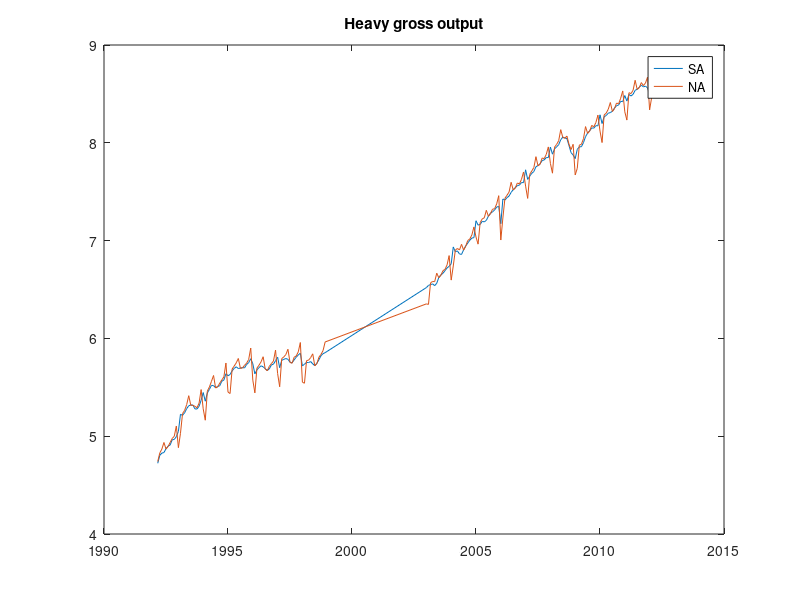
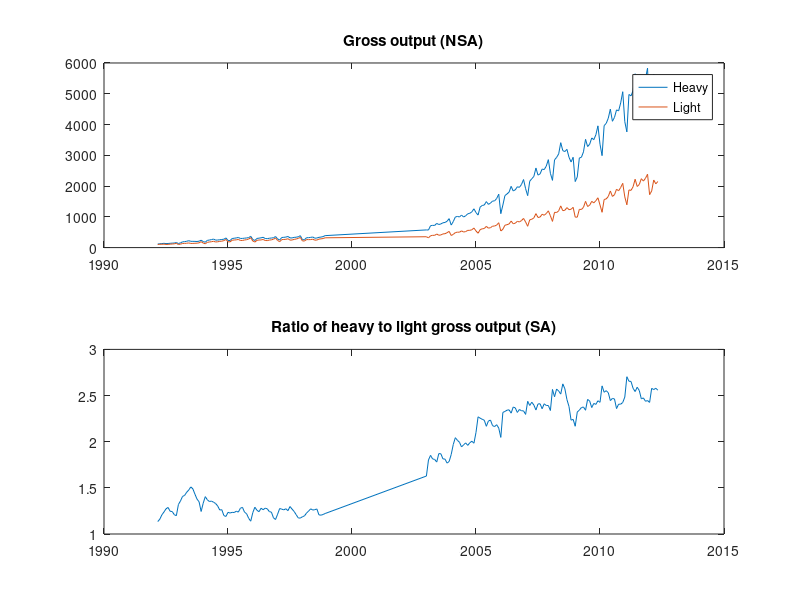

Reproduce these figures in MATLAB, in order.
if (1)  
  close all
  clear all
  clc
end
q_m = 12;  %Monthly data.
%******* Copied and pasted from DataRaw_InustryHeavyLight_kc.xlsx.
% 工业总产值:重工业	工业总产值:轻工业
% 国家/地区	中国	中国
% 频率	月, 月	月, 月
% 单位	十亿人民币	十亿人民币
% 数据来源	国家统计局	国家统计局
% 状况	继续	继续
% 代码	3639901 (CBEJ)	3639801 (CBEI)
% 函数说明		
% 开始日期	 3/1992	 3/1992
% 最后日期	 5/2012	 5/2012
% 最新更新时间	1/30/14	1/30/14
dataraw_grossoutput = [
   114.560	100.970
   125.080	107.800
   130.130	107.770
   139.190	112.440
   130.230	102.330
   133.540	103.710
   139.280	111.790
   144.960	116.580
   148.290	122.550
   164.760	137.550
   132.000	100.050
   152.910	112.590
   187.070	132.940
   193.170	136.230
   204.930	141.110
   224.580	152.110
   203.620	134.830
   203.470	136.650
   201.490	140.770
   198.560	144.060
   208.000	154.180
   239.080	192.170
   196.310	147.180
   174.777	124.404
   235.208	171.592
   245.618	181.671
   260.105	191.782
   276.112	205.319
   242.903	182.614
   245.938	188.627
   255.340	202.671
   263.789	208.791
   272.141	226.858
   313.686	263.603
   233.120	188.800
   229.620	187.140
   294.970	238.880
   304.140	246.730
   314.400	252.060
   328.600	265.570
   297.030	232.150
   298.200	231.410
   306.340	247.790
   313.100	256.690
   325.250	277.950
   365.550	321.000
   263.470	213.900
   231.130	179.120
   297.910	236.970
   306.670	246.960
   317.600	248.340
   334.470	264.850
   295.200	230.610
   289.720	227.630
   303.450	244.180
   311.600	251.920
   320.150	272.360
   358.030	309.450
   281.844	232.112
   246.071	192.829
   328.339	258.733
   333.778	264.546
   342.148	268.616
   361.062	288.237
   315.627	243.203
   312.934	246.496
   332.793	267.504
   336.934	278.747
   351.625	299.523
   386.803	329.949
   257.840	217.262
   255.079	213.245
   321.471	261.966
   322.973	258.732
   331.700	260.645
   344.548	273.546
   304.692	241.154
   311.624	245.091
   333.070	275.873
   342.497	284.470
   356.399	294.249
   388.942	318.287
   574.250	352.750
   571.080	316.940
   711.830	384.390
   722.150	398.240
   720.600	398.600
   786.000	441.730
   750.030	400.830
   769.410	411.650
   806.120	444.380
   816.960	451.050
   855.880	484.050
   940.870	526.950
   732.240	393.420
   846.280	429.600
   995.350	487.080
   1011.830	502.100
   996.500	499.750
   1055.610	543.220
   994.940	505.980
   1034.330	520.540
   1097.640	560.010
   1115.320	560.920
   1162.480	579.690
   1260.980	635.710
   1137.205	541.247
   1057.562	465.969
   1317.165	584.122
   1368.687	610.258
   1383.838	619.743
   1494.966	689.929
   1405.099	631.746
   1445.230	646.819
   1511.267	695.065
   1519.209	702.084
   1595.902	730.718
   1736.171	808.399
   1103.008	538.927
   1382.233	596.440
   1691.225	726.512
   1743.439	744.640
   1802.191	768.381
   1990.862	862.170
   1841.177	775.006
   1877.234	793.285
   1976.730	853.178
   1958.117	833.599
   2050.520	878.118
   2212.075	947.633
   1914.372	833.947
   1688.354	692.699
   2158.470	902.173
   2237.126	921.402
   2315.042	965.954
   2586.977	1103.891
   2355.178	977.820
   2395.987	993.859
   2552.343	1082.869
   2535.284	1051.614
   2647.702	1106.739
   2858.283	1194.919
   2414.164	1032.608
   2185.007	851.445
   2852.034	1146.845
   2930.868	1139.987
   3045.506	1194.835
   3410.031	1355.457
   3150.026	1199.321
   3122.254	1213.481
   3193.142	1299.919
   2935.081	1232.664
   2782.445	1245.848
   2935.282	1309.029
   2146.236	990.245
   2296.207	989.073
   2912.499	1243.686
   2934.933	1238.583
   3111.356	1309.518
   3518.500	1503.199
   3283.449	1335.750
   3360.491	1376.822
   3563.355	1503.615
   3507.536	1452.612
   3666.591	1525.207
   3956.880	1619.133
   3359.540	1384.640
   2988.430	1147.340
   3962.690	1562.830
   4037.500	1581.600
   4204.260	1661.060
   4500.560	1840.560
   4105.450	1662.900
   4230.480	1717.270
   4475.540	1897.340
   4442.130	1845.920
   4702.310	1954.100
   5065.940	2089.280
   4091.430	1647.320
   3760.800	1390.930
   4976.120	1874.310
   4930.640	1858.580
   5098.510	1977.320
   5649.970	2221.550
   5142.420	1985.340
   5239.320	2050.680
   5517.920	2239.450
   5348.880	2161.840
   5492.650	2252.940
   5832.470	2384.830
   4173.730	1720.550
   4744.960	1840.400
   5636.090	2197.590
   5342.400	2071.430
   5496.140	2148.570
];		
logY = log(dataraw_grossoutput);
		
mdates_nobreak = [(1992+2/12):(1/12):(2012+4/12)]';
mdates = [(1992+2/12):(1/12):(1998+11/12), (2003):(1/12):(2012+4/12)]';
nobs = size(dataraw_grossoutput,1);
if (length(mdates)~=nobs)
   error('Checking the length of mdates to match the data');
end   
%loc_breakdate = 83;  %Mannually counting by printing out [[1:length(mdates)]', mdates]
loc_breakdate = find(mdates==(2003));

if (1)
   figure;
   subplot(2,1,1);
   plot(mdates, dataraw_grossoutput);
   legend('Heavy','Light');
   title('Gross output (NSA)');
   subplot(2,1,2);
   plot(mdates, dataraw_grossoutput(:,1)./dataraw_grossoutput(:,2));
   title('Ratio of heavy to light gross output (SA)');
end

%=================================================
%========== Seasonally adjusted series ===========
%=================================================
%---$$## Setup 
Tm1 = find(mdates_nobreak==(1998+11/12)); 
Tm2 = find(mdates_nobreak==(2003)); 
Tm = length(mdates_nobreak);  
timetrend = [1:Tm1, Tm2:Tm]';
constterm = ones(nobs,1);
nyears_max = ceil(nobs/q_m);
SeasDumMat = kron(ones(nyears_max,1),eye(q_m));
SeasDumMat = SeasDumMat(3:(size(SeasDumMat,1)-7),:); %$$##
SeasDumMatTrunc = SeasDumMat(:,1:(q_m-1));
%--- Seasonally adjusting
Xright = [constterm timetrend SeasDumMatTrunc];
yleft = logY(:,1);
BetaOLS = regress(yleft,Xright);
BetaSeas = [BetaOLS(3:end) ; 0] - sum(BetaOLS(3:end))/q_m;
yleftSA = yleft - SeasDumMat*BetaSeas;
logheavy = yleftSA;

if (1)
   figure;
   %subplot(3,1,1);
   plot(mdates, [logheavy, logY(:,1)]);
   legend('SA','NA');
   title('Heavy gross output');
   print -dpdf  outfig_try.pdf
end



return;		
		
		
		
		
		


%1.  Industry identifier
%2.  capital/labor ratio 1 (TotalAssets/Employment)
%3.  capital/labor ratio 2 (Equity/Employment)
%4.  capital/labor ratio 3 (NetValueFixedInvest/Employment) (%)
%5.  rank by K/L1		
%6.  rank by K/L2		
%7.  rank by K/L3		
%8.  Gross Output Value		
%9.  Value added of industry				
%10. SOE share in industries (net value of fixed investment)
%11. SOE share in industries (revenue)		
%12. SOE share in industries (profit)		
%13. SOE share in industries (labor)		









SOE_KLraw = [
  1    17.33007033	6.893016306	741.46 	30	30	23	1235.97453	565.01581	0.947959398	0.81721203	1.411846384
  2    72.09425529	47.20231366	4824.99 	4	2	2	2084.89169	1438.4502	0.997446862	0.997967322	0.997952097
  3    20.07387141	9.844049248	591.35 	27	20	30	147.12705	53.04464	0.751208828	0.415870842	0.009891801
  4    17.92103935	8.050454087	661.96 	28	28	24	361.51971	126.04519	0.808483499	0.469271546	0.223938203
  5    17.43425682	7.495382586	759.15 	29	29	22	341.65889	118.35686	0.794232777	0.337765134	-0.275062937
  7    25.37418138	9.432860062	837.11 	19	22	19	3516.99677	761.86315	0.596331561	0.426426952	-3.698977037
  8    24.66997008	10.43633134	863.29 	21	18	18	1262.19227	344.55149	0.415821157	0.325503897	0.328278207
  9    37.97237817	16.96137435	1351.28 	14	11	11	1658.70477	585.77517	0.565755246	0.567440185	0.768017078
  10    149.4595935	93.2761527	3068.17 	1	1	4	1390.77071	892.05255	0.966291213	0.978521693	0.990478215
  11    16.71606056	6.172817628	607.40 	31	32	29	4529.81729	1117.11516	0.500936631	0.357366575	-0.558177111
  12    8.650783738	3.763005058	231.30 	36	35	35	2038.58728	505.97118	0.139434972	0.07320159	0.028048397
  13    9.179769104	3.69362287	225.73 	34	36	36	1197.92772	283.61168	0.184468104	0.054073021	-0.080787831
  14    15.06174957	6.562464265	609.23 	32	31	28	560.58243	132.89323	0.461585962	0.168966553	-0.274217325
  15    14.57510892	6.172191703	441.54 	33	33	33	318.3753	77.95628	0.187224242	0.081067078	-0.012554026
  16    31.58527493	12.19012116	1334.82 	15	15	12	1327.72741	355.55774	0.449741551	0.301538862	0.140505492
  17    24.84244581	11.6146878	960.47 	20	16	16	578.7574	197.93752	0.574828912	0.418162806	0.366716705
  18    9.095212709	4.117496535	249.08 	35	34	34	555.73983	140.20489	0.15455518	0.088404435	0.086466693
  19    76.1157341	35.17551411	3627.39 	3	4	3	2705.57905	590.24197	0.92438648	0.895409488	0.592679248
  20    38.3913071	16.68326681	1497.63 	13	12	10	4924.77764	1216.88385	0.761970918	0.53449717	-0.004926985
  21    40.48628808	19.09602565	1158.68 	12	9	13	1497.21998	514.86433	0.631791697	0.588858564	0.537390235
  22    51.26790794	20.73752263	2274.11 	8	8	7	975.27636	252.54643	0.71352037	0.574032105	0.508509873
  23    24.63901761	9.342137782	828.17 	22	23	20	780.30075	202.60647	0.501579259	0.360876949	-0.649934562
  24    22.80571616	9.970696452	770.66 	23	19	21	1623.40996	387.79628	0.246189592	0.135217958	0.077473461
  25    21.50376974	8.478818242	883.67 	25	26	17	3394.63641	1004.60314	0.502555253	0.350541976	-0.196888824
  26    56.6128008	23.07781476	2077.45 	6	7	8	4097.35531	1081.15324	0.903741601	0.76233889	0.491166489
  27    43.33872642	15.17087731	1568.35 	10	14	9	1793.14165	405.04222	0.755538778	0.538027088	0.288486723
  28    20.9489013	8.210762566	569.11 	26	27	31	2215.09088	540.7183	0.261021592	0.148325138	0.00078098
  29    26.0621676	9.267155273	617.69 	17	24	27	2693.90487	743.61468	0.625071944	0.445597372	0.03699365
  30    25.91713288	9.075742361	657.30 	18	25	25	1980.70927	515.72838	0.699308558	0.474709041	-0.246846653
  31    41.95358495	16.59857091	1013.57 	11	13	15	4659.31103	1193.14189	0.804611975	0.696739253	0.61394005
  32    29.608601	11.52061493	644.42 	16	17	26	4021.55093	1002.57376	0.390513519	0.233005259	0.127171093
  33    45.28290342	17.37621476	1049.99 	9	10	14	5830.96054	1347.95264	0.465749614	0.424228627	0.392013891
  34    22.8051832	9.544235925	519.07 	24	21	32	705.7281	180.46103	0.548974521	0.259847784	-0.092224466
  37    114.0953276	41.05641926	7277.50 	2	3	1	3996.90722	2161.81582	0.875674088	0.903370953	0.86249246
  38    62.2926156	32.83436853	2986.75 	5	5	5	131.27405	36.64043	0.961678754	0.848127874	1.007206484
  39    53.68810497	29.40804474	2889.93 	7	6	6	314.95437	146.31655	0.943485464	0.892891853	0.848391669
];
%1.  Industry identifier
%2.  capital/labor ratio 1 (TotalAssets/Employment)
%3.  capital/labor ratio 2 (Equity/Employment)
%4.  capital/labor ratio 3 (NetValueFixedInvest/Employment) (%)
%5.  rank by K/L1		
%6.  rank by K/L2		
%7.  rank by K/L3		
%8.  Gross Output Value		
%9.  Value added of industry				
%10. SOE share in industries (net value of fixed investment)
%11. SOE share in industries (revenue)		
%12. SOE share in industries (profit)		
%13. SOE share in industries (labor)	
denom = 100;	
nSample = size(SOE_KLraw,1);
valindus = SOE_KLraw(:,9);
KLratio = SOE_KLraw(:,4)/denom;
SOEshare = SOE_KLraw(:,10);

w4industries = valindus ./ sum(valindus); %weights
disp(' ');
disp('Weights by value added');
w4industries*100

disp(' ');
disp('**** Ranks by K/L ****');
SOE_KLraw(:,7)

disp('**** Unweighted correlation between KL ratio and SOEshare: ****');
corr(KLratio,SOEshare)
disp('**** Weighted correlation between KL ratio and SOEshare by value added: ****');
corr(w4industries.*KLratio, w4industries.*SOEshare)

figure;
plot(w4industries);
title('Weights for the industries.');

figure;
scatter(KLratio,SOEshare);
xlabel('Capital-labor ratio');
ylabel('SOE share (%)');


%=============== Plotting bar graphs and scatter.
sort_column = 4; %9.  Value added of industry %4.  capital/labor ratio 3 (NetValueFixedInvest/Employment) (%)
[~,indx_sort] = sort(SOE_KLraw(:,sort_column), 'ascend');
SOE_KLrawSortByKLRatio = SOE_KLraw(indx_sort,:);
SOEShareSortByKLRatio = SOE_KLrawSortByKLRatio(:,[1, 10, 4]);  %Identifier, SOE share, and K/L.
sort_column = 9; %9.  Value added of industry %4.  capital/labor ratio 3 (NetValueFixedInvest/Employment) (%)
[~,indx_sort2] = sort(SOE_KLraw(:,sort_column), 'descend');
SOE_KLrawSortByKLRatio2 = SOE_KLraw(indx_sort2,:);
SOEShareSortByKLRatio2 = SOE_KLrawSortByKLRatio2(:,[1, 10, 4]);  %Identifier, SOE share, and K/L.

nTop = 10; %floor(nSample*(1/4));
%--- Running quadratic regression
Yleft = SOEShareSortByKLRatio2(1:nTop,2).*100;
Xright = [ones(nTop,1), SOEShareSortByKLRatio2(1:nTop,3)/denom, (SOEShareSortByKLRatio2(1:nTop,3)/denom).^2];
Bcoefs = regress(Yleft,Xright);
XYfitted = [SOEShareSortByKLRatio2(1:nTop,3)/denom, Xright * Bcoefs];
[~,indx_sort_fitted] = sort(XYfitted(:,1),'ascend');

figure;
subplot(1,2,1);
barsize = 0.5;
barh(SOEShareSortByKLRatio(:,2).*100, barsize, 'r');
ylabel('Industry identifier');
xlabel('SOE share (%)');
ylim([0 nSample+1]);
set(gca,'YTick',1:1:nSample);
set(gca,'YTickLabel',num2cell(SOEShareSortByKLRatio(:,1)))
grid;
subplot(1,2,2);
symbolsize = 100;
h1 = scatter(SOEShareSortByKLRatio2(1:nTop,3)/denom, SOEShareSortByKLRatio2(1:nTop,2).*100,symbolsize,'o','MarkerFaceColor',[0,0,0],'MarkerEdgeColor','none');
hold on;
symbolsize = 50;
h2 = scatter(SOEShareSortByKLRatio2((nTop+1):nSample,3)/denom, SOEShareSortByKLRatio2((nTop+1):nSample,2).*100,symbolsize,'s','MarkerFaceColor',[0.5,0.5,0.5],'MarkerEdgeColor','none');
plot(XYfitted(indx_sort_fitted,1),XYfitted(indx_sort_fitted,2),'m-','LineWidth',1.2);
hold off;
%xlim([0 round(max(SOEShareSortByKLRatio2(:,3)))+1]);
%xlim([0 80]);
xlabel('Capital-labor ratio');
ylabel('SOE share (%)');
legend([h1,h2],{'Large value added','Small value added'},'Location','SouthEast');
print -depsc2 outfigpaper_soe_kl_industries1999.eps 
print -dpdf   outfigpaper_soe_kl_industries1999.pdf 

